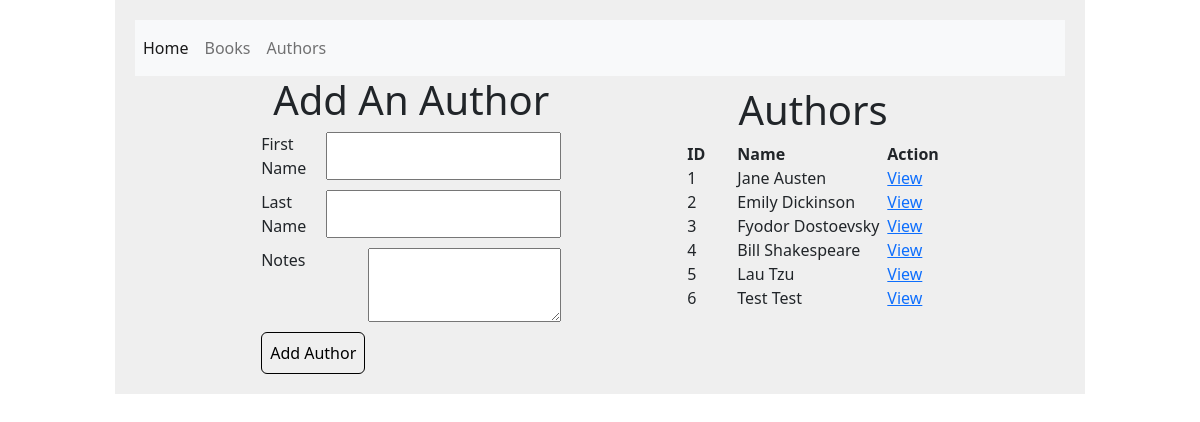
The app's page /authors with its own data.
### books_authors_shell_app/models.py (models this page shows)
class Author(models.Model):
    first_name = models.CharField(max_length=255)
    last_name = models.CharField(max_length=255)
    books = models.ManyToManyField(Book, related_name="authors")
    notes = models.TextField()
    created_at = models.DateTimeField(auto_now_add = True)
    updated_at = models.DateTimeField(auto_now = True)

### books_authors_shell_app/views.py (the view)
# urls.py: path('authors', views.authors),
def authors(request):
    context = {
        'all_authors' : Author.objects.all()
    }
    return render(request, 'authors.html', context)

### books_authors_shell_app/templates/authors.html (shortened to what this page needs)
{% extends 'base.html' %}
{% block content %}
<div id="wrapper">
    <div id="add">
        <h1>Add An Author</h1>
        <form action="/authors/create" method="post">
            <div class="form_field">
                <label for="first_name">First Name</label>
                <input type="text" name="first_name">
            </div>
            <div class="form_field">
                <label for="last_name">Last Name</label>
                <input type="text" name="last_name">
            </div>
            <div class="form_field">
                <label for="notes">Notes</label>
                <textarea name="notes" cols="19" rows="3"></textarea>
            </div>
            <input class="button" type="submit" value="Add Author">
        </form>
    </div>
    <div id="authors" class="tables">
        <h1>Authors</h1>
        <table>
            <thead>
                <tr>
                    <th>ID</th>
                    <th class="middle">Name</th>
                    <th>Action</th>
                </tr>
            </thead>
            <tbody>
                {% for author in all_authors %}
                <tr>
                    <td>{{author.id}}</td>
                    <td class="middle">{{author.first_name}} {{author.last_name}}</td>
                    <td><a href="authors/{{author.id}}">View</a></td>
                </tr>
                {% endfor %}
            </tbody>
        </table>
    </div>
</div>
{% endblock %}

### books_authors_shell_app/static/css/style.css (style rules this page uses)
* { margin: 0px; padding: 0px; }
#wrapper { display: flex; justify-content: space-evenly; margin: auto; }
.middle { width: 150px; }
.tables th, td { min-width: 50px; margin: 5px; }
.tables h1 { text-align: center; margin-top: 10px; }
.form_field { display: flex; justify-content: space-between; margin-bottom: 10px; }
#add { width: 300px; }
#add h1 { text-align: center; }
.button { padding: 8px; border: 1px solid black; border-radius: 6px; }

### records on screen
Author: id "1", first_name "Jane", last_name "Austen"
Author: id "2", first_name "Emily", last_name "Dickinson"
Author: id "3", first_name "Fyodor", last_name "Dostoevsky"
Author: id "4", first_name "Bill", last_name "Shakespeare"
Author: id "5", first_name "Lau", last_name "Tzu"
Author: id "6", first_name "Test", last_name "Test"
